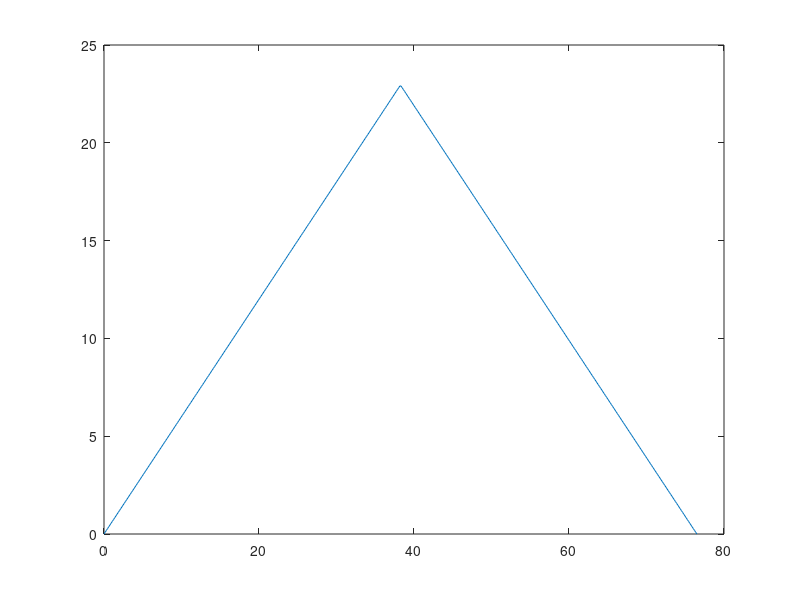

Reproduce this figure in MATLAB. (Note: this script raises an error after producing the figure.)
clear all;
clc;

%% parameterek
L=0.765; % a hur hossza [m]
c=425;   % a hullam terjedesi sebessege a huron [m/s]
t=linspace(0,1/278,1000); % ido [s]
x=linspace(0,L,500);      % vizszintes pozicio a hur menten [m]

r=c*(t(2)-t(1))/(x(2)-x(1));
fprintf('Courant number: %.4f\n',r);
if r>1
    warning('The CFL condition for numerical stability is not satisfied!');
end

%% 1. kezdeti feltetel (a hur alakja a t=0 pillanatban): y(x,0)=f(x)
y=zeros(length(x),length(t));
y(:,1)=0.3*(x(end)-2*abs(x-x(end)/2));

%% 2. kezdeti feltetel (a hur minden pontjanak kezdosebessege 0): dy/dt|(t=0)=0
for ix=2:length(x)-1
    y(ix,2)=y(ix,1)-0.5*r^2*(y(ix+1,1)-2*y(ix,1)+y(ix-1,1));
end

%% diffegyenlet megoldasa vegesdifferencia-modszerrel
% PDE: (d^2/dt^2)y=c^2*(d^2/dx^2)y
% Dirichlet-peremfeltetelek: y(0,t)=y(L,t)=0
for it=2:length(t)-1
    for ix=2:length(x)-1
        y(ix,it+1)=r^2*(y(ix-1,it)-2*y(ix,it)+y(ix+1,it))-y(ix,it-1)+2*y(ix,it);
    end
end

%% abrazolas
for it=1:length(t)
    figure(1);
    plot(100*x,100*y(:,it));
    axis(100*[minmax(x) min(min(y)) max(max(y))]);
    xlabel('x [cm]');
    ylabel('y [cm]');
    title(sprintf('t=%.2f ms',1000*t(it)));
    pause(0.01);
end